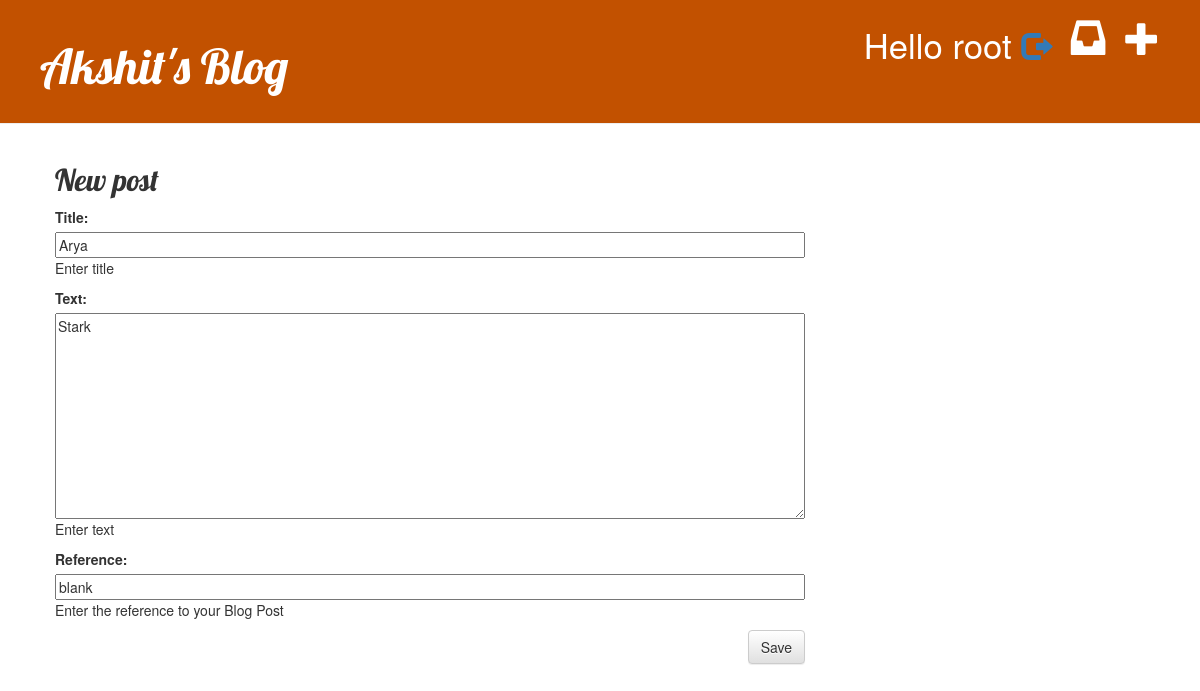
The page /post/23/edit/ (signed in) on the database its author committed.
### demo/models.py (models this page shows, shortened)
class Post(models.Model):
    author = models.ForeignKey(settings.AUTH_USER_MODEL, on_delete=models.CASCADE, help_text='Select the Author')
    title = models.CharField(max_length = 200, help_text = 'Enter title')
    text = models.TextField(help_text = 'Enter text')
    created_date = models.DateTimeField(default = timezone.now,)
    published_date = models.DateTimeField(null = True, blank = True)
    reference = models.URLField(help_text='Enter the reference to your Blog Post', blank=True)

### demo/views.py (the view)
# urls.py: path('post/<int:pk>/edit/', views.post_edit, name='post_edit'),
@login_required
def post_edit(request, pk):
    post = get_object_or_404(Post, pk=pk)
    if request.method == "POST":
        form = PostForm(request.POST, instance=post)
        if form.is_valid():
            post = form.save(commit=False)
            post.author = request.user
            post.save()
            return redirect('post_detail', pk=post.pk)
    else:
        form = PostForm(instance=post)
    return render(request, 'demo/post_edit.html', {'form': form})

### demo/forms.py
class PostForm(forms.ModelForm):
    class Meta:
        model = Post
        fields = ('title','text','reference')

### demo/templates/demo/post_edit.html (shortened to what this page needs)
{% extends 'demo/base.html' %}
{% block content %}
    <h2>New post</h2>
    <form method="POST" class="post-form">
        {{ form.as_p }}
        <button type="submit" class="save btn btn-default">Save</button>
    </form>
{% endblock %}

### demo/templates/demo/base.html (shortened to what this page needs)
{% load static %}
<html>
    <head>
        <link rel="stylesheet" href="//maxcdn.bootstrapcdn.com/bootstrap/3.2.0/css/bootstrap.min.css">
        <link rel="stylesheet" href="//maxcdn.bootstrapcdn.com/bootstrap/3.2.0/css/bootstrap-theme.min.css">
        <link rel="stylesheet" href="{% static 'css/demo.css' %}">
    </head>
    <body>
        <div class="page-header">
            {% if user.is_authenticated %}
                <a href="{% url 'post_new'%}" class="top-menu"><span class="glyphicon glyphicon-plus"></span></a>
                <a href="{% url 'post_draft_list' %}" class="top-menu"><span class="glyphicon glyphicon-inbox"></span></a>
                <p class="top-menu">Hello {{ user.username }} <small><a href="{% url 'logout' %}"><span class="glyphicon glyphicon-log-out"></span></a></small></p>
            {% else %}
                <a href="{% url 'login' %}" class="top-menu"><span class="glyphicon glyphicon-lock"></span></a>
            {% endif %}
                <h1><a href="/">Akshit's Blog</a></h1>
        </div>
        <div class="content container">
            <div class="row">
                <div class="col-md-8">
                {% block content %}
                {% endblock %}
                </div>
            </div>
        </div>
    </body>
</html>

### demo/static/css/demo.css (style rules this page uses)
.page-header { background-color: #C25100; margin-top: 0; padding: 20px 20px 20px 40px; }
.page-header h1, .page-header h1 a, .page-header h1 a:visited, .page-header h1 a:active { color: #ffffff; font-size: 36pt; text-decoration: none; }
.content { margin-left: 40px; }
h1, h2, h3, h4 { font-family: 'Lobster', cursive; }
.save { float: right; }
.post-form textarea, .post-form input { width: 100%; }
.top-menu, .top-menu:hover, .top-menu:visited { color: #ffffff; float: right; font-size: 26pt; margin-right: 20px; }

### rows shown on the page
Post: title "Arya", text "Stark", reference "blank"

### other values the page prints
{{ user.username }} "root"
